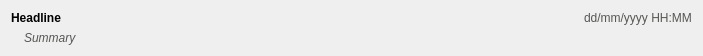
<?xml version="1.0" encoding="UTF-8"?>
<ui version="4.0">
 <class>CompanyNewsCard</class>
 <widget class="QWidget" name="CompanyNewsCard">
  <property name="geometry">
   <rect>
    <x>0</x>
    <y>0</y>
    <width>703</width>
    <height>56</height>
   </rect>
  </property>
  <property name="sizePolicy">
   <sizepolicy hsizetype="Preferred" vsizetype="Fixed">
    <horstretch>0</horstretch>
    <verstretch>0</verstretch>
   </sizepolicy>
  </property>
  <property name="windowTitle">
   <string>Form</string>
  </property>
  <layout class="QGridLayout" name="gridLayout">
   <item row="0" column="0">
    <widget class="QLabel" name="headline">
     <property name="font">
      <font>
       <weight>75</weight>
       <bold>true</bold>
      </font>
     </property>
     <property name="text">
      <string>Headline</string>
     </property>
    </widget>
   </item>
   <item row="0" column="1">
    <widget class="QLabel" name="timestamp">
     <property name="sizePolicy">
      <sizepolicy hsizetype="Fixed" vsizetype="Preferred">
       <horstretch>0</horstretch>
       <verstretch>0</verstretch>
      </sizepolicy>
     </property>
     <property name="font">
      <font>
       <pointsize>9</pointsize>
      </font>
     </property>
     <property name="styleSheet">
      <string notr="true">color: rgb(85, 87, 83);</string>
     </property>
     <property name="text">
      <string>dd/mm/yyyy HH:MM</string>
     </property>
    </widget>
   </item>
   <item row="1" column="0" colspan="2">
    <widget class="QLabel" name="summary">
     <property name="sizePolicy">
      <sizepolicy hsizetype="Preferred" vsizetype="Fixed">
       <horstretch>0</horstretch>
       <verstretch>0</verstretch>
      </sizepolicy>
     </property>
     <property name="font">
      <font>
       <pointsize>9</pointsize>
       <italic>true</italic>
      </font>
     </property>
     <property name="styleSheet">
      <string notr="true">color: rgb(85, 87, 83);
margin-left: 10px;</string>
     </property>
     <property name="text">
      <string>Summary</string>
     </property>
     <property name="margin">
      <number>0</number>
     </property>
    </widget>
   </item>
  </layout>
 </widget>
 <resources/>
 <connections/>
</ui>
